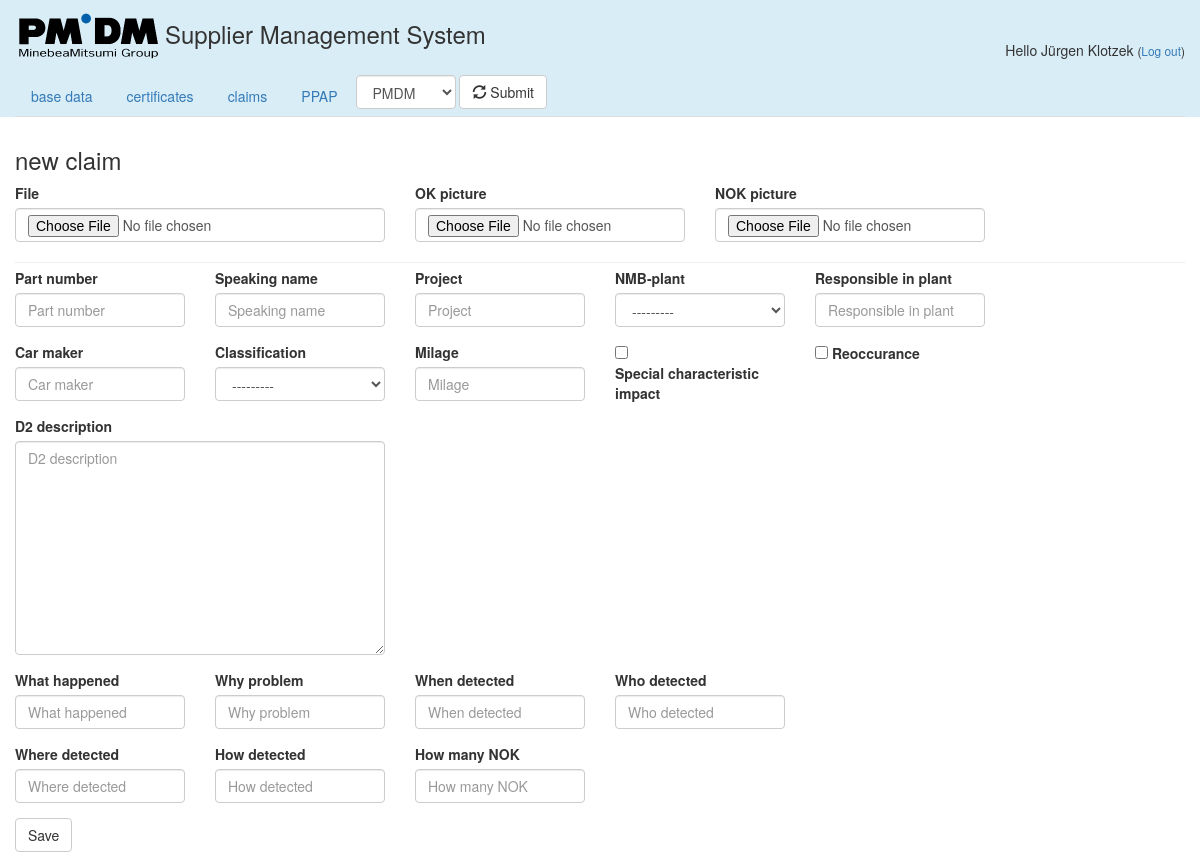
The app's page /SMS/new_claim/1/ (signed in) with its own data.
### SMS/models.py (models this page shows, shortened)
class UserProfile(models.Model):
    user = models.OneToOneField(User, on_delete=models.CASCADE)
    firstname = models.CharField(max_length=50)
    lastname = models.CharField(max_length=50)
    function = models.CharField(max_length=50)
    phone = models.CharField(max_length=20)
    email = models.EmailField()
    company = models.ForeignKey(Company, on_delete=models.SET_NULL, null = True)
    isAdmin = models.BooleanField(default=False)
    isStaff = models.BooleanField(default=False)
    activation_key = models.CharField(max_length=40, default='1234')
    class Meta:
        ordering = ('user__username',)

class Company(models.Model):
   name =  models.CharField(max_length=200, unique=True, verbose_name='Company name')
   NMB_company = models.BooleanField(default=False)
   customer = models.BooleanField(default = False)
   belongs_to = models.ForeignKey('self', on_delete=models.SET_NULL, null=True)
   can_be_viewed_by = models.ManyToManyField("self")
   DUNS = models.CharField(max_length=10, unique=True)
   adress1 = models.CharField(max_length=200)
   adress2 = models.CharField(max_length=200, blank=True)
   postcode = models.CharField(max_length=15)
   town = models.CharField(max_length=200)
   country = CountryField()
   def __str__(self):
       return self.name

class Plant(models.Model):
    plant = models.CharField(max_length=20, default='NMB-plant')
    class Meta:
        ordering = ('plant', )
    def __str__(self):
        return str(self.plant)

class ClaimClassification(models.Model):
    classification = models.CharField(max_length=30)
    def __str__(self):
        return str(self.classification)

### SMS/views.py (the view)
# urls.py: path('new_claim/<int:company_id>/', views.new_claim, name='new_claim'),
@login_required
def new_claim(request, company_id):
    user_profile = UserProfile.objects.get(user_id=request.user)
    company = Company.objects.get(pk=company_id)
    vendors=[(vendor.pk, vendor.name) for vendor in Company.objects.filter(can_be_viewed_by__name__startswith=user_profile.company).order_by('name')]
    no_label = True
    time_for_D3 = PenaltyPeriods.objects.get(penaltyModel="Standard").duration_D3
    time_for_D4 = PenaltyPeriods.objects.get(penaltyModel="Standard").duration_D4
    time_for_D5 = PenaltyPeriods.objects.get(penaltyModel="Standard").duration_D5
    time_for_D6 = PenaltyPeriods.objects.get(penaltyModel="Standard").duration_D6
    time_for_D8 = PenaltyPeriods.objects.get(penaltyModel="Standard").duration_D8
    if request.method == "POST":
        form = Claim_New_Form(request.POST, request.FILES)
        form2 = D2_CV_Form(request.POST, request.FILES)
        if form.is_valid() and form2.is_valid():
            d2 = form2.save(commit=False)
            claim = form.save(commit=False)
            claim.status_id = ClaimStatus.objects.get(status='Opened').pk
            claim.related_to_id = company_id
            claim.created_by = request.user
            claim.due_date_D3 = datetime.now() + time_for_D3
            claim.due_date_D4 = datetime.now() + time_for_D4
            claim.due_date_D5 = datetime.now() + time_for_D5
            claim.due_date_D6 = datetime.now() + time_for_D6
            claim.due_date_D8 = datetime.now() + time_for_D8
            File=claim.File
            OKFile=claim.OK_picture
            NOKFile=claim.NOK_picture
            claim.save()
            if File:
                path= 'uploads/' + company.name + '/Claim_' + str(claim.pk) + '/pr'
                oldfile=claim.File.name
                filename=os.path.basename(oldfile)
                newfile= path + filename
                claim.File.storage.delete( newfile )
                claim.File.storage.save( newfile, File )
                claim.File.name = newfile
                claim.File.close()
                claim.File.storage.delete( oldfile )
            if OKFile:
                path= 'uploads/' + company.name + '/Claim_' + str(claim.pk) + '/pr'
                OKoldfile=claim.OK_picture.name
                OKfilename=os.path.basename(OKoldfile)
                OKnewfile=path + OKfilename
                claim.OK_picture.storage.delete( OKnewfile )
                claim.OK_picture.storage.save( OKnewfile, OKFile )
                claim.OK_picture.name = OKnewfile
                claim.OK_picture.close()
                claim.OK_picture.storage.delete( OKoldfile )
            if NOKFile:
                path= 'uploads/' + company.name + '/Claim_' + str(claim.pk) + '/pr'
                NOKoldfile=claim.NOK_picture.name
                NOKfilename=os.path.basename(NOKoldfile)
                NOKnewfile=path + NOKfilename
                claim.NOK_picture.storage.delete( NOKnewfile )
                claim.NOK_picture.storage.save( NOKnewfile, NOKFile )
                claim.NOK_picture.name = NOKnewfile
                claim.NOK_picture.close()
                claim.NOK_picture.storage.delete( NOKoldfile )
            d2.claim_id = claim.pk
            d2.save()
            claim.save()
            return redirect('claims', company_id)
    else:
        no_label = True
        form = Claim_New_Form()
        form2 = D2_CV_Form()
    return render(request, 'SMS/form_claim_base_data.html', {'vendors':vendors, 'user_profile':user_profile, 'company':company, 'form': form, 'form2': form2, 'no_label': no_label})

### SMS/forms.py
class Claim_New_Form(forms.ModelForm):
    class Meta:
        model = Claim
        fields = [
        'OK_picture',
        'NOK_picture',
        'File',
        'D2_description',
        'part_number',
        'speaking_name',
        'plant',
        'responsible_in_plant',
        'classification',
        'RMA',
        'project',
        'car_maker',
        'milage',
        'special_characteristic_impact',
        'reoccurance'
        ]

class D2_CV_Form(forms.ModelForm):
    class Meta:
        model = D2_CV
        fields=[
        'what_happened',
        'why_problem',
        'when_detected',
        'who_detected',
        'where_detected',
        'how_detected',
        'how_many_NOK',
        ]

### SMS/templates/SMS/form_claim_base_data.html (shortened to what this page needs)
{% extends 'SMS/base.html' %}
{% block content %}
{% load bootstrap3 %}
{% bootstrap_css %}
<div class="container-fluid">
<div class= "row">
<div class="col-md-12">
<h3>
{% if 'new_claim'  in request.path %}new claim{% endif %}
 </h3>
</div>
</div>
    <form method="POST" class="form"  {% if form.is_multipart %}enctype="multipart/form-data"{% endif %}>
<div class = "row">
  <div class="col-md-4">
      {% bootstrap_field form.File %}
  </div>
  <div class="col-md-3">
      {% bootstrap_field form.OK_picture %}
  </div>
  <div class="col-md-3">
      {% bootstrap_field form.NOK_picture %}
  </div>
</div>
<hr />
<div class="row">
  <div class="col-md-2">
    {% if no_label %}
        {% bootstrap_field form.part_number  layout='inline' %}
    {% else %}
        {% bootstrap_field form.part_number %}
    {% endif %}
  </div>
  <div class="col-md-2">
    {% if no_label %}
      {% bootstrap_field form.speaking_name  layout='inline' %}
    {% else %}
      {% bootstrap_field form.speaking_name  %}
    {% endif %}
  </div>
  <div class="col-md-2">
    {% if no_label %}
      {% bootstrap_field form.project  layout='inline' %}
    {% else %}
      {% bootstrap_field form.project  %}
    {% endif %}
  </div>
  <div class="col-md-2">
    {% if no_label %}
      {% bootstrap_field form.plant  layout='inline' label='NMB-plant' %}
    {% else %}
      {% bootstrap_field form.plant  %}
    {% endif %}
  </div>
  <div class="col-md-2">
    {% if no_label %}
      {% bootstrap_field form.responsible_in_plant  layout='inline' %}
    {% else %}
      {% bootstrap_field form.responsible_in_plant %}
    {% endif %}
  </div>
</div>
<div class="row">
  <div class="col-md-2">
    {% if no_label %}
      {% bootstrap_field form.car_maker  layout='inline' %}
    {% else %}
      {% bootstrap_field form.car_maker %}
    {% endif %}
  </div>
  <div class="col-md-2">
    {% if no_label %}
      {% bootstrap_field form.classification  layout='inline' %}
    {% else %}
      {% bootstrap_field form.classification  %}
    {% endif %}
  </div>
  <div class="col-md-2">
    {% if no_label %}
      {% bootstrap_field form.milage  layout='inline' %}
    {% else %}
      {% bootstrap_field form.milage  %}
    {% endif %}
  </div>
  <div class="col-md-2">
    {% if no_label %}
      {% bootstrap_field form.special_characteristic_impact  layout='inline' %}
    {% else %}
      <label></label>
      {% bootstrap_field form.special_characteristic_impact  layout='inline' %}
    {% endif %}
  </div>
  <div class="col-md-2">
    {% if no_label %}
      {% bootstrap_field form.reoccurance  layout='inline' %}
    {% else %}
      <label></label>
      {% bootstrap_field form.reoccurance  layout='inline' %}
    {% endif %}
  </div>
</div>
<div class="row">
  <div class="col-md-4">
    {% bootstrap_field form.D2_description  layout='inline' %}
  </div>
</div>
<div class="row">
  <div class="col-md-2">
    {% if no_label %}
        {% bootstrap_field form2.what_happened  layout='inline' %}
    {% else %}
        {% bootstrap_field form2.what_happened %}
    {% endif %}
  </div>
  <div class="col-md-2">
    {% if no_label %}
      {% bootstrap_field form2.why_problem  layout='inline' %}
    {% else %}
      {% bootstrap_field form2.why_problem  %}
    {% endif %}
  </div>
  <div class="col-md-2">
    {% if no_label %}
      {% bootstrap_field form2.when_detected  layout='inline' %}
    {% else %}
      {% bootstrap_field form2.when_detected  %}
    {% endif %}
  </div>
  <div class="col-md-2">
    {% if no_label %}
      {% bootstrap_field form2.who_detected  layout='inline' %}
    {% else %}
      {% bootstrap_field form2.who_detected  %}
    {% endif %}
  </div>
</div>
<div class="row">
  <div class="col-md-2">
    {% if no_label %}
        {% bootstrap_field form2.where_detected  layout='inline' %}
    {% else %}
        {% bootstrap_field form2.where_detected %}
    {% endif %}
  </div>
  <div class="col-md-2">
    {% if no_label %}
      {% bootstrap_field form2.how_detected  layout='inline' %}
    {% else %}
      {% bootstrap_field form2.how_detected  %}
    {% endif %}
  </div>
  <div class="col-md-2">
    {% if no_label %}
      {% bootstrap_field form2.how_many_NOK  layout='inline' %}
    {% else %}
      {% bootstrap_field form2.how_many_NOK  %}
    {% endif %}
  </div>
</div>
  {% buttons %}
    <button type="submit" class="btn btn-default">
{% if 'new_claim'  in request.path %}Save{% endif %}
    </button>
  {% endbuttons %}
    </form>
</div>
{% endblock %}

### SMS/templates/SMS/base.html (shortened to what this page needs)
{% load staticfiles %}
<!DOCTYPE html>
<html lang="en">
    <head>
        <link rel="stylesheet" href="{% static 'css/bootstrap.min.css' %}">
        <link rel="stylesheet" href="{% static 'css/SMS.css' %}">
    </head>
 <body>
        <div class="bg-info container-fluid">
            <div class="row">
                <div class="col-md-9">
                    <p class="h_3"><img src="{% static "images/PMDM_klein.png" %}" alt="Logo" height=75/>Supplier Management System</p>
                </div>
                <div class="col-md-3 text-right">
                    &nbsp;<br>
                    {% if user.is_authenticated %}
                        <br>
                        <p class="">Hello {{user_profile.firstname}} {{user_profile.lastname}} <small>(<a href="{% url 'logout' %}">Log out</a>)</small></p>
                     {% else %}
                        <h2><a href="{% url 'login' %}"><span class="glyphicon glyphicon-log-in"></span></a></h2>
                    {% endif %}
                </div>
            </div>
            <div class="row">
                <div class="col-md-12">
                    <ul class="nav nav-tabs">
                       <li role="presentation" {% if '/SMS/base_data' in request.path %}class="active"{% endif %}><a href="{% url 'base_data'  company.pk %}">base data</a></li>
                       <li role="presentation" {% if '/SMS/certs/'  in request.path %}class="active"{% endif %}><a href="{% url 'index' %}">certificates</a></li>
                       <li role="presentation" {% if '/SMS/claim' in request.path or '/SMS/D' in request.path %}class="active"{% endif %}><a href="{% url 'claims' company.pk %}">claims</a></li>
                       <li role="presentation" {% if '/SMS/ppaps/'  in request.path %}class="active"{% endif %}><a href="{% url 'index' %}">PPAP</a></li>
                   {% if user_profile.company.NMB_company == True %}
                   <form class="form-inline" action="{% url 'index' %}" method="post">
                   <select id = "vendor_choice" name = "vendor_choice" class="form-control">
                   {% for vendor_nr, vendor in vendors %}
                   <option value="{{ vendor_nr }}" {% if vendor_nr == company.pk %}selected{% endif %}>{{ vendor }}</option>
                   {% endfor %}
                   </select>
                   <button type="submit" class="btn btn-default"> <span class="glyphicon glyphicon-refresh" aria-hidden="true"></span> Submit</button>
                   </form>
                   {% endif %}
                   </ul>
                </div>
            </div>
        </div>
        <div class="container-fluid">
            <div class="row">
            </div>
        </div>
{% block content %}
{% endblock %}
    </body>
</html>

### SMS/static/css/SMS.css (style rules this page uses)
.h_3 { margin-top: 0px; margin-bottom: 0px; font-size: 24px; font-family: inherit; font-weight:500; line-height: 1.1; color: inherit; }
hr { margin-top: 5px !important; margin-bottom: 5px !important; }

### records on screen
UserProfile: firstname "Jürgen", lastname "Klotzek"
Company: vendor_choice "PMDM"
Plant: plant "---------"
ClaimClassification: classification "---------"
